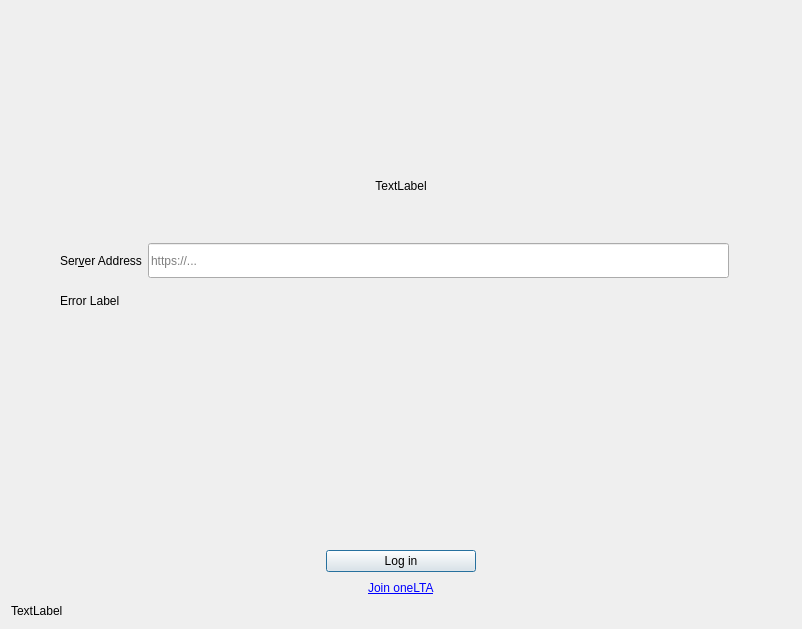
<?xml version="1.0" encoding="UTF-8"?>
<ui version="4.0">
 <class>OwncloudSetupPage</class>
 <widget class="QWidget" name="OwncloudSetupPage">
  <property name="geometry">
   <rect>
    <x>0</x>
    <y>0</y>
    <width>802</width>
    <height>629</height>
   </rect>
  </property>
  <property name="sizePolicy">
   <sizepolicy hsizetype="Preferred" vsizetype="Maximum">
    <horstretch>0</horstretch>
    <verstretch>0</verstretch>
   </sizepolicy>
  </property>
  <property name="windowTitle">
   <string>Form</string>
  </property>
  <property name="autoFillBackground">
   <bool>false</bool>
  </property>
  <property name="styleSheet">
   <string notr="true"/>
  </property>
  <layout class="QGridLayout" name="gridLayout">
   <item row="16" column="0">
    <widget class="QLabel" name="bottomLabel">
     <property name="minimumSize">
      <size>
       <width>0</width>
       <height>0</height>
      </size>
     </property>
     <property name="text">
      <string>TextLabel</string>
     </property>
     <property name="textFormat">
      <enum>Qt::RichText</enum>
     </property>
    </widget>
   </item>
   <item row="14" column="0">
    <layout class="QHBoxLayout" name="horizontalLayout_3">
     <property name="bottomMargin">
      <number>0</number>
     </property>
     <item>
      <spacer name="horizontalSpacer_6">
       <property name="orientation">
        <enum>Qt::Horizontal</enum>
       </property>
       <property name="sizeHint" stdset="0">
        <size>
         <width>40</width>
         <height>20</height>
        </size>
       </property>
      </spacer>
     </item>
     <item>
      <widget class="QLabel" name="installLink">
       <property name="text">
        <string>&lt;a href=&quot;https://join.onelta.com/&quot;&gt;&lt;span style=&quot; text-decoration: underline; color:#0000ff;&quot;&gt;Join oneLTA&lt;/span&gt;&lt;/a&gt;</string>
       </property>
       <property name="openExternalLinks">
        <bool>true</bool>
       </property>
      </widget>
     </item>
     <item>
      <spacer name="horizontalSpacer_5">
       <property name="orientation">
        <enum>Qt::Horizontal</enum>
       </property>
       <property name="sizeHint" stdset="0">
        <size>
         <width>40</width>
         <height>20</height>
        </size>
       </property>
      </spacer>
     </item>
    </layout>
   </item>
   <item row="3" column="0">
    <widget class="QLabel" name="topLabel">
     <property name="sizePolicy">
      <sizepolicy hsizetype="Preferred" vsizetype="Fixed">
       <horstretch>0</horstretch>
       <verstretch>0</verstretch>
      </sizepolicy>
     </property>
     <property name="text">
      <string>TextLabel</string>
     </property>
     <property name="textFormat">
      <enum>Qt::RichText</enum>
     </property>
     <property name="alignment">
      <set>Qt::AlignCenter</set>
     </property>
     <property name="wordWrap">
      <bool>true</bool>
     </property>
    </widget>
   </item>
   <item row="11" column="0" rowspan="2">
    <layout class="QHBoxLayout" name="buttons" stretch="0,0,0,0">
     <property name="spacing">
      <number>6</number>
     </property>
     <property name="topMargin">
      <number>20</number>
     </property>
     <item>
      <spacer name="horizontalSpacer_3">
       <property name="orientation">
        <enum>Qt::Horizontal</enum>
       </property>
       <property name="sizeHint" stdset="0">
        <size>
         <width>40</width>
         <height>20</height>
        </size>
       </property>
      </spacer>
     </item>
<!--      <item>
      <widget class="QPushButton" name="createAccountButton">
       <property name="minimumSize">
        <size>
         <width>150</width>
         <height>0</height>
        </size>
       </property>
       <property name="autoFillBackground">
        <bool>false</bool>
       </property>
       <property name="text">
        <string>Register with a provider</string>
       </property>
       <property name="default">
        <bool>false</bool>
       </property>
      </widget>
     </item> -->
     <item>
      <widget class="QPushButton" name="loginButton">
       <property name="sizePolicy">
        <sizepolicy hsizetype="Minimum" vsizetype="Fixed">
         <horstretch>0</horstretch>
         <verstretch>0</verstretch>
        </sizepolicy>
       </property>
       <property name="minimumSize">
        <size>
         <width>150</width>
         <height>0</height>
        </size>
       </property>
       <property name="text">
        <string>Log in</string>
       </property>
       <property name="autoDefault">
        <bool>false</bool>
       </property>
       <property name="default">
        <bool>true</bool>
       </property>
       <property name="flat">
        <bool>false</bool>
       </property>
      </widget>
     </item>
     <item>
      <spacer name="horizontalSpacer_4">
       <property name="orientation">
        <enum>Qt::Horizontal</enum>
       </property>
       <property name="sizeHint" stdset="0">
        <size>
         <width>40</width>
         <height>20</height>
        </size>
       </property>
      </spacer>
     </item>
    </layout>
   </item>
   <item row="6" column="0">
    <spacer name="verticalSpacer_4">
     <property name="orientation">
      <enum>Qt::Vertical</enum>
     </property>
     <property name="sizeType">
      <enum>QSizePolicy::MinimumExpanding</enum>
     </property>
     <property name="sizeHint" stdset="0">
      <size>
       <width>20</width>
       <height>20</height>
      </size>
     </property>
    </spacer>
   </item>
   <item row="2" column="0">
    <widget class="OCC::SlideShow" name="slideShow">
     <property name="font">
      <font>
       <pointsize>12</pointsize>
       <weight>75</weight>
       <bold>true</bold>
      </font>
     </property>
    </widget>
   </item>
   <item row="4" column="0">
    <widget class="QWidget" name="login" native="true">
     <property name="sizePolicy">
      <sizepolicy hsizetype="Minimum" vsizetype="Expanding">
       <horstretch>0</horstretch>
       <verstretch>0</verstretch>
      </sizepolicy>
     </property>
     <property name="minimumSize">
      <size>
       <width>0</width>
       <height>80</height>
      </size>
     </property>
     <property name="styleSheet">
      <string notr="true"/>
     </property>
     <layout class="QHBoxLayout" name="horizontalLayout_2">
      <item>
       <layout class="QHBoxLayout" name="serverBox">
        <property name="sizeConstraint">
         <enum>QLayout::SetDefaultConstraint</enum>
        </property>
        <item>
         <spacer name="horizontalSpacer">
          <property name="orientation">
           <enum>Qt::Horizontal</enum>
          </property>
          <property name="sizeType">
           <enum>QSizePolicy::Preferred</enum>
          </property>
          <property name="sizeHint" stdset="0">
           <size>
            <width>40</width>
            <height>0</height>
           </size>
          </property>
         </spacer>
        </item>
        <item>
         <layout class="QVBoxLayout" name="verticalLayout">
          <item>
           <spacer name="verticalSpacer_2">
            <property name="orientation">
             <enum>Qt::Vertical</enum>
            </property>
            <property name="sizeType">
             <enum>QSizePolicy::MinimumExpanding</enum>
            </property>
            <property name="sizeHint" stdset="0">
             <size>
              <width>20</width>
              <height>0</height>
             </size>
            </property>
           </spacer>
          </item>
          <item>
           <layout class="QHBoxLayout" name="horizontalLayout">
            <item>
             <widget class="QLabel" name="label_2">
              <property name="sizePolicy">
               <sizepolicy hsizetype="Preferred" vsizetype="Ignored">
                <horstretch>0</horstretch>
                <verstretch>0</verstretch>
               </sizepolicy>
              </property>
              <property name="text">
               <string>Ser&amp;ver Address</string>
              </property>
              <property name="buddy">
               <cstring>leUrl</cstring>
              </property>
             </widget>
            </item>
            <item>
             <widget class="OCC::PostfixLineEdit" name="leUrl">
              <property name="sizePolicy">
               <sizepolicy hsizetype="Expanding" vsizetype="Ignored">
                <horstretch>0</horstretch>
                <verstretch>0</verstretch>
               </sizepolicy>
              </property>
              <property name="placeholderText">
               <string>https://...</string>
              </property>
             </widget>
            </item>
            <item>
             <layout class="QHBoxLayout" name="resultLayout">
              <property name="spacing">
               <number>0</number>
              </property>
             </layout>
            </item>
            <item>
             <widget class="QLabel" name="urlLabel">
              <property name="sizePolicy">
               <sizepolicy hsizetype="Preferred" vsizetype="Expanding">
                <horstretch>0</horstretch>
                <verstretch>0</verstretch>
               </sizepolicy>
              </property>
              <property name="text">
               <string/>
              </property>
             </widget>
            </item>
           </layout>
          </item>
          <item>
           <widget class="QLabel" name="errorLabel">
            <property name="sizePolicy">
             <sizepolicy hsizetype="MinimumExpanding" vsizetype="MinimumExpanding">
              <horstretch>0</horstretch>
              <verstretch>0</verstretch>
             </sizepolicy>
            </property>
            <property name="text">
             <string>Error Label</string>
            </property>
            <property name="textFormat">
             <enum>Qt::RichText</enum>
            </property>
            <property name="openExternalLinks">
             <bool>true</bool>
            </property>
           </widget>
          </item>
          <item>
           <spacer name="verticalSpacer_3">
            <property name="orientation">
             <enum>Qt::Vertical</enum>
            </property>
            <property name="sizeType">
             <enum>QSizePolicy::MinimumExpanding</enum>
            </property>
            <property name="sizeHint" stdset="0">
             <size>
              <width>20</width>
              <height>0</height>
             </size>
            </property>
           </spacer>
          </item>
         </layout>
        </item>
        <item>
         <spacer name="horizontalSpacer_2">
          <property name="orientation">
           <enum>Qt::Horizontal</enum>
          </property>
          <property name="sizeType">
           <enum>QSizePolicy::Preferred</enum>
          </property>
          <property name="sizeHint" stdset="0">
           <size>
            <width>40</width>
            <height>0</height>
           </size>
          </property>
         </spacer>
        </item>
       </layout>
      </item>
     </layout>
    </widget>
   </item>
   <item row="0" column="0">
    <spacer name="verticalSpacer_5">
     <property name="orientation">
      <enum>Qt::Vertical</enum>
     </property>
     <property name="sizeType">
      <enum>QSizePolicy::MinimumExpanding</enum>
     </property>
     <property name="sizeHint" stdset="0">
      <size>
       <width>20</width>
       <height>20</height>
      </size>
     </property>
    </spacer>
   </item>
  </layout>
 </widget>
 <customwidgets>
  <customwidget>
   <class>OCC::PostfixLineEdit</class>
   <extends>QLineEdit</extends>
   <header>wizard/postfixlineedit.h</header>
  </customwidget>
  <customwidget>
   <class>OCC::SlideShow</class>
   <extends>QWidget</extends>
   <header>wizard/slideshow.h</header>
  </customwidget>
 </customwidgets>
 <resources>
  <include location="../../../theme.qrc"/>
 </resources>
 <connections/>
</ui>
